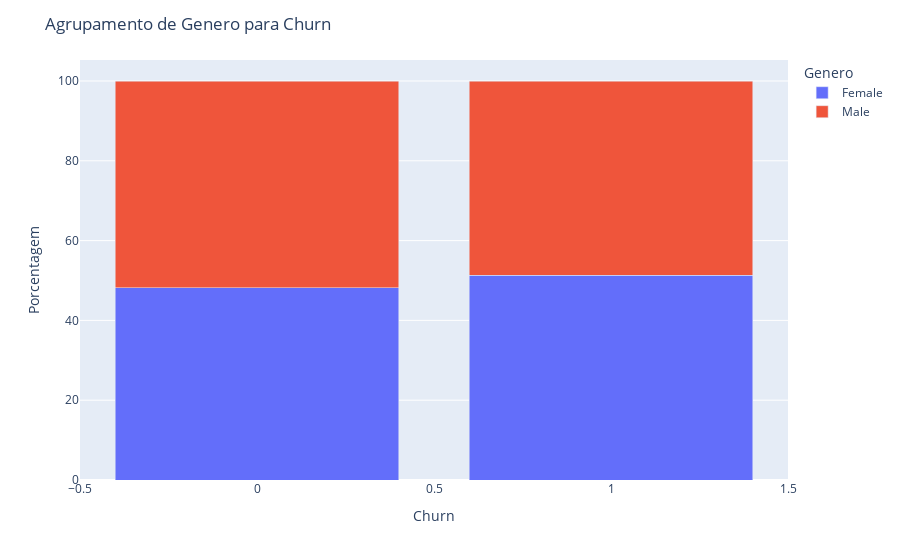

Here is the notebook cell this chart was saved with:
### Code cell
df_agrupar = df.groupby(["Churn", "Genero"]).size().reset_index(name="count")
total_churn = df_agrupar.groupby("Churn")["count"].transform("sum")
df_agrupar["percent"] = (df_agrupar["count"] / total_churn) * 100
fig = px.bar(df_agrupar, x="Churn", y="percent", color="Genero", barmode="stack",
             labels={"Churn": "Churn", "percent": "porcentagem", "Genero": "Genero"})
fig.update_layout(title="Agrupamento de Genero para Churn",
                  yaxis_title="Porcentagem",
                  legend_title="Genero")
fig.show()

### Figure 1 — Plotly figure (JSON) as saved in the notebook; plotly's stock layout.template omitted (floating-point values rounded to 4 significant figures)
{"data": [{"alignmentgroup": "True", "hovertemplate": "Genero=Female<br>Churn=%{x}<br>porcentagem=%{y}<extra></extra>", "legendgroup": "Female", "marker": {"color": "#636efa", "pattern": {"shape": ""}}, "name": "Female", "offsetgroup": "Female", "orientation": "v", "showlegend": true, "textposition": "auto", "type": "bar", "x": [0, 1], "xaxis": "x", "y": [48.18, 51.31], "yaxis": "y"}, {"alignmentgroup": "True", "hovertemplate": "Genero=Male<br>Churn=%{x}<br>porcentagem=%{y}<extra></extra>", "legendgroup": "Male", "marker": {"color": "#EF553B", "pattern": {"shape": ""}}, "name": "Male", "offsetgroup": "Male", "orientation": "v", "showlegend": true, "textposition": "auto", "type": "bar", "x": [0, 1], "xaxis": "x", "y": [51.82, 48.69], "yaxis": "y"}], "layout": {"autosize": true, "barmode": "stack", "legend": {"title": {"text": "Genero"}, "tracegroupgap": 0}, "margin": {"t": 60}, "title": {"text": "Agrupamento de Genero para Churn"}, "xaxis": {"anchor": "y", "autorange": true, "domain": [0, 1], "range": [-0.5, 1.5], "title": {"text": "Churn"}, "type": "linear"}, "yaxis": {"anchor": "x", "autorange": true, "domain": [0, 1], "range": [0, 105.3], "title": {"text": "Porcentagem"}, "type": "linear"}}}
